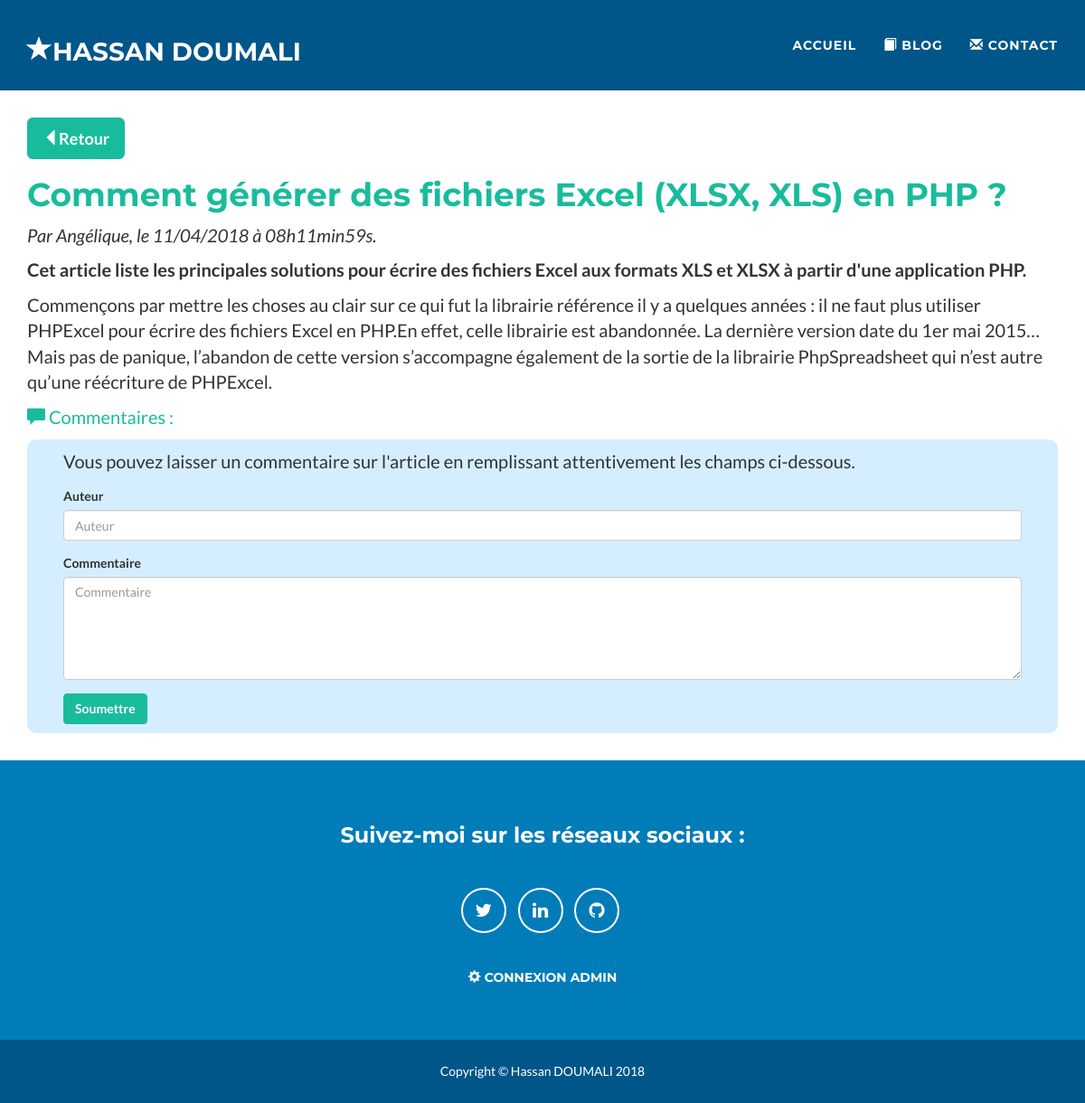
The app's page /index.php?action=article&id=3, older data.
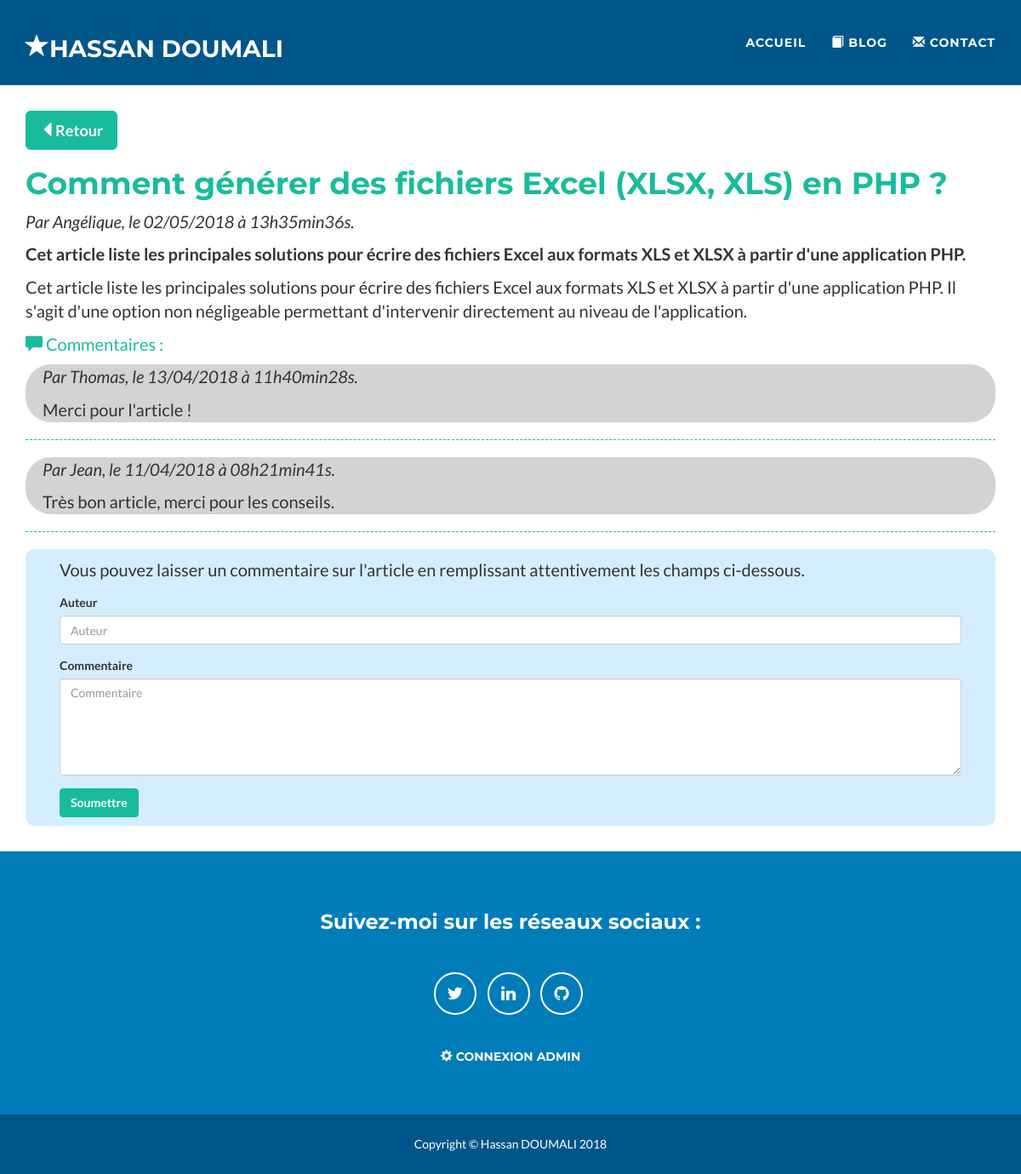
The same page, newer data.
### tables this page shows
CREATE TABLE IF NOT EXISTS `article` (
  `id` int(11) NOT NULL AUTO_INCREMENT,
  `title` varchar(255) NOT NULL,
  `chapo` varchar(255) NOT NULL,
  `content` varchar(1000) NOT NULL,
  `author` varchar(100) NOT NULL,
  `article_date` datetime NOT NULL,
  PRIMARY KEY (`id`)
);

CREATE TABLE IF NOT EXISTS `comment` (
  `id` int(11) NOT NULL AUTO_INCREMENT,
  `id_article` int(11) NOT NULL,
  `author` varchar(100) NOT NULL,
  `comment` varchar(255) NOT NULL,
  `comment_date` datetime NOT NULL,
  `approuve` int(11) NOT NULL,
  PRIMARY KEY (`id`)
);

### app/Controller/ControllerArticle.php (called while the page is built, shortened)
<?php
class ControllerArticle
{
  private $articles;
  private $comment;
  public function __construct() {
      $this->articles = new ArticleManager();
      $this->comment = new CommentManager();
  }
  public function article($articleId)
  {
      $article = $this->articles->getArticle($articleId);
      $comments = $this->comment->getComments($articleId);
      $vue = new View("Article");
      $vue->generer(array('article' => $article, 'comments' => $comments));
  }
}

### index.php (called while the page is built, shortened)
<?php
$routeur = new Router();
$routeur->routerRequest();

### app/Model/ArticleManager.php (called while the page is built, shortened)
<?php
class ArticleManager extends Model
{
  public function getArticle($articleId)
  {
    	$sql = 'SELECT id, title, chapo, content,author, DATE_FORMAT(article_date, \'%d/%m/%Y à %Hh%imin%ss\') AS article_date_fr FROM article WHERE id=?';
    	$request = $this->executerRequete($sql, array($articleId));
    	if ($request->rowCount() == 1) {
        $article = new Article($request->fetch());
        return $article;
      } else
          throw new \Exception("Aucun article ne correspond à l'identifiant '$articleId'");
  }
}

### app/lib/Configuration.php (called while the page is built, shortened)
<?php
class Configuration
{
    private static $parametres;
    public static function get($nom, $valeurParDefaut = null)
    {
        if (isset(self::getParametres()[$nom])) {
          $valeur = self::getParametres()[$nom];
        } else {
          $valeur = $valeurParDefaut;
        }
        return $valeur;
    }
    private static function getParametres()
    {
        if (self::$parametres == null) {
          $cheminFichier = "app/Config/prod.ini";
          if (!file_exists($cheminFichier)) {
            $cheminFichier = "app/Config/dev.ini";
          }
          if (!file_exists($cheminFichier)) {
            throw new Exception("Aucun fichier de configuration trouvé");
          } else {
              self::$parametres = parse_ini_file($cheminFichier);
          }
        }
        return self::$parametres;
    }
}

### app/lib/Model.php (called while the page is built, shortened)
<?php
abstract class Model
{
    private static $bdd;
    protected function executerRequete($sql, $params = null)
    {
        if ($params == null) {
            $resultat = self::getBdd()->query($sql);
        } else {
            $resultat = self::getBdd()->prepare($sql);
            $resultat->execute($params);
        }
        return $resultat;
    }
    private static function getBdd()
    {
        if (self::$bdd === null) {
            $dsn = Configuration::get("dsn");
            $login = Configuration::get("login");
            $mdp = Configuration::get("mdp");
            self::$bdd = new \PDO($dsn, $login, $mdp,
                    array(\PDO::ATTR_ERRMODE => \PDO::ERRMODE_EXCEPTION));
        }
        return self::$bdd;
    }
}

### app/Model/Article.php (called while the page is built, shortened)
<?php
class Article
{
	private $id;
	private $title;
	private $chapo;
	private $content;
	private $author;
	private $article_date_fr;
    public function hydrate(array $datas)
    {
	  foreach ($datas as $key => $value)
	  {
	    $method = 'set'.ucfirst($key);
      }
    }
    public function getId()
    {
    	return $this->id;
    }
    public function setId($id)
    {
    	$this->id = $id;
    }
    public function getTitle()
    {
    	return $this->title;
    }
    public function setTitle($title)
    {
    	$this->title = $title;
    }
    public function getChapo()
    {
    	return $this->chapo;
    }
    public function setChapo($chapo)
    {
    	$this->chapo = $chapo;
    }
    public function getContent()
    {
    	return $this->content;
    }
    public function setContent($content)
    {
    	$this->content = $content;
    }
    public function getAuthor()
    {
    	return $this->author;
    }
    public function setAuthor($author)
    {
    	$this->author = $author;
    }
    public function getArticle_date_fr()
    {
    	return $this->article_date_fr;
    }
    public function setArticle_date_fr($article_date_fr)
    {
    	$this->article_date_fr = $article_date_fr;
    }
}

### app/Model/CommentManager.php (called while the page is built, shortened)
<?php
class CommentManager extends Model
{
    public function getComments($articleId)
    {
		$sql = 'SELECT id, author, comment, DATE_FORMAT(comment_date, \'%d/%m/%Y à %Hh%imin%ss\') AS comment_date_fr FROM comment WHERE id_article=? AND approuve= 1 ORDER BY comment_date DESC';
		$request = $this->executerRequete($sql, array($articleId));
        return $request->fetchAll(\PDO::FETCH_CLASS, Comment::class);
    }
}

### app/Model/Comment.php (called while the page is built, shortened)
<?php
class Comment
{
	private $author;
	private $comment;
	private $comment_date_fr;
    public function getAuthor()
    {
    	return $this->author;
    }
    public function getComment()
    {
    	return $this->comment;
    }
    public function getComment_date_fr()
    {
    	return $this->comment_date_fr;
    }
}

### app/View/viewArticle.php (the view, shortened to what the changed rows need)
<div class="container" id="viewArticleComments">
	<p><a class="btn btn-primary btn-lg" id=btnreturn href="index.php?action=articles" role="button"><span class="glyphicon glyphicon-triangle-left" aria-hidden="true"></span>Retour</a></p>
	<h1><?= $this->clean($article->getTitle()) ?></h1>
	<p><em>Par <?= $this->clean($article->getAuthor()) ?>, le <?= $this->clean($article->getArticle_date_fr()) ?>.</em></p>
	<p><strong><?= $this->clean($article->getChapo()) ?></strong></p>
	<p><?= $this->clean($article->getContent()) ?></p>
	<p class="titlecomment"><span class="glyphicon glyphicon-comment" aria-hidden="true"></span> Commentaires :</p>
	<?php foreach ($comments as $comment): ?>
		<div class="contentcomment">
		<p><em>Par <?= $this->clean($comment->getAuthor()) ?>, le <?= $this->clean($comment->getComment_date_fr()) ?>.</em></p>
		<p><?= $this->clean($comment->getComment()) ?></p>
	    </div>
		<hr>
	<?php endforeach; ?>
	<form class="formarticle" method="POST" action="index.php?action=comment&id=<?= $article->getId() ?>">
		  <div class="form-group">
		  </div>
		  <div class="form-group">
		  </div>
		  <div class="form-group">
		  </div>
		  <button type="submit" class="btn btn-primary" id=btncomment>Soumettre</button>
	</form>
</div>

Row changes from the older to the newer data that the page shows:
changed article "Comment générer des fichiers Excel (XLSX, XLS) en PHP ?": content "Commençons par mettre les choses au clair sur ce qui fut la librairie référence il y a quelques années : il ne faut plus utiliser PHPExcel pour écrire des fichiers Excel en PHP.En effet, celle librairie est abandonnée. La dernière version date du 1er mai 2015… Mais pas de panique, l’abandon de cette version s’accompagne également de la sortie de la librairie PhpSpreadsheet qui n’est autre qu’une réécriture de PHPExcel." → "Cet article liste les principales solutions pour écrire des fichiers Excel aux formats XLS et XLSX à partir d'une application PHP. Il s'agit d'une option non négligeable permettant d'intervenir directement au niveau de l'application."
now on this page (row edited): comment: author "Thomas", Comment_date_fr "13/04/2018 à 11h40min28s", comment "Merci pour l'article !"
now on this page (row edited): comment: author "Jean", Comment_date_fr "11/04/2018 à 08h21min41s", comment "Très bon article, merci pour les conseils."
Text that changed along with them:
$this->clean($article->getArticle_date_fr()): "11/04/2018 à 08h11min59s" → "02/05/2018 à 13h35min36s"
